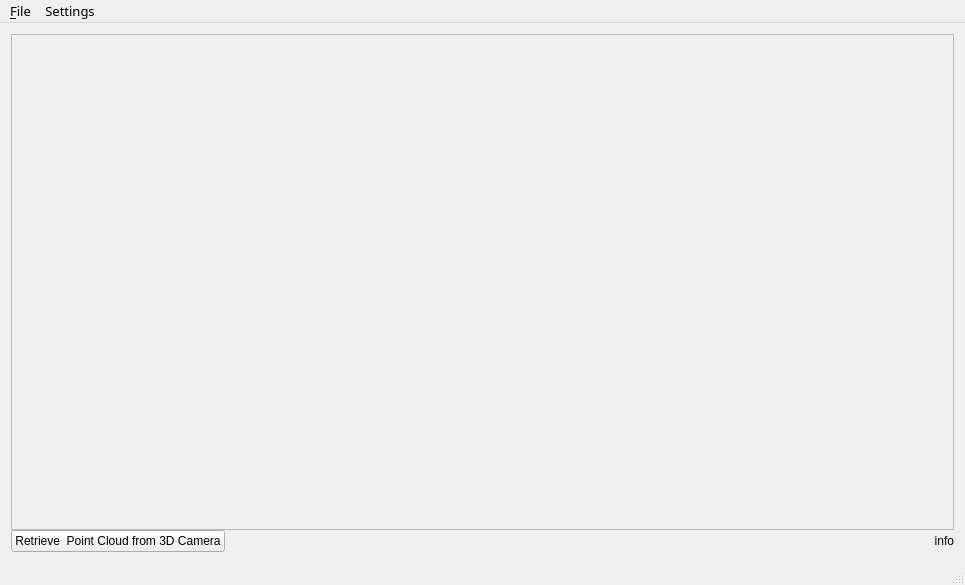
<?xml version="1.0" encoding="UTF-8"?>
<ui version="4.0">
 <class>MainWindow</class>
 <widget class="QMainWindow" name="MainWindow">
  <property name="geometry">
   <rect>
    <x>0</x>
    <y>0</y>
    <width>965</width>
    <height>585</height>
   </rect>
  </property>
  <property name="windowTitle">
   <string>MainWindow</string>
  </property>
  <property name="toolButtonStyle">
   <enum>Qt::ToolButtonTextOnly</enum>
  </property>
  <property name="unifiedTitleAndToolBarOnMac">
   <bool>false</bool>
  </property>
  <widget class="QWidget" name="centralWidget">
   <layout class="QGridLayout" name="gridLayout">
    <item row="0" column="0">
     <layout class="QVBoxLayout" name="verticalLayout">
      <property name="spacing">
       <number>0</number>
      </property>
      <item>
       <widget class="QFrame" name="frame">
        <property name="sizePolicy">
         <sizepolicy hsizetype="Expanding" vsizetype="Expanding">
          <horstretch>0</horstretch>
          <verstretch>0</verstretch>
         </sizepolicy>
        </property>
        <property name="frameShape">
         <enum>QFrame::StyledPanel</enum>
        </property>
        <property name="frameShadow">
         <enum>QFrame::Raised</enum>
        </property>
        <property name="lineWidth">
         <number>0</number>
        </property>
       </widget>
      </item>
      <item>
       <layout class="QHBoxLayout" name="horizontalLayout" stretch="0,0,9">
        <item>
         <widget class="QPushButton" name="pushButton">
          <property name="text">
           <string>Retrieve  Point Cloud from 3D Camera</string>
          </property>
         </widget>
        </item>
        <item>
         <spacer name="horizontalSpacer">
          <property name="orientation">
           <enum>Qt::Horizontal</enum>
          </property>
          <property name="sizeHint" stdset="0">
           <size>
            <width>40</width>
            <height>20</height>
           </size>
          </property>
         </spacer>
        </item>
        <item>
         <widget class="QLabel" name="label">
          <property name="text">
           <string>info</string>
          </property>
          <property name="alignment">
           <set>Qt::AlignRight|Qt::AlignTrailing|Qt::AlignVCenter</set>
          </property>
          <property name="margin">
           <number>1</number>
          </property>
         </widget>
        </item>
       </layout>
      </item>
     </layout>
    </item>
   </layout>
  </widget>
  <widget class="QMenuBar" name="menuBar">
   <property name="geometry">
    <rect>
     <x>0</x>
     <y>0</y>
     <width>965</width>
     <height>24</height>
    </rect>
   </property>
   <property name="font">
    <font>
     <family>Sans Serif</family>
     <pointsize>10</pointsize>
    </font>
   </property>
   <widget class="QMenu" name="menuFile">
    <property name="font">
     <font>
      <family>Adobe Courier</family>
      <pointsize>10</pointsize>
     </font>
    </property>
    <property name="title">
     <string>&amp;File</string>
    </property>
    <addaction name="actionOpen"/>
    <addaction name="actionConnect_to_Camera"/>
    <addaction name="actionClean"/>
    <addaction name="separator"/>
    <addaction name="actionQuit"/>
   </widget>
   <widget class="QMenu" name="menuSettings">
    <property name="title">
     <string>Settings</string>
    </property>
    <addaction name="actionSet_Points_Size"/>
    <addaction name="actionSet_Points_Color"/>
    <addaction name="actionSet_Background_Color"/>
    <addaction name="actionShow_Coordinate"/>
   </widget>
   <addaction name="menuFile"/>
   <addaction name="menuSettings"/>
  </widget>
  <widget class="QStatusBar" name="statusBar"/>
  <action name="actionOpen">
   <property name="text">
    <string>&amp;Open Local File</string>
   </property>
   <property name="font">
    <font>
     <family>Sans Serif</family>
     <pointsize>10</pointsize>
    </font>
   </property>
   <property name="shortcut">
    <string>F2</string>
   </property>
  </action>
  <action name="actionQuit">
   <property name="text">
    <string>&amp;Quit</string>
   </property>
   <property name="font">
    <font>
     <family>Sans Serif</family>
     <pointsize>10</pointsize>
    </font>
   </property>
   <property name="shortcut">
    <string>Ctrl+W</string>
   </property>
  </action>
  <action name="actionClean">
   <property name="text">
    <string>&amp;Clean scene</string>
   </property>
   <property name="font">
    <font>
     <family>Sans Serif</family>
     <pointsize>10</pointsize>
    </font>
   </property>
   <property name="shortcut">
    <string>Del</string>
   </property>
  </action>
  <action name="actionConnect_to_Camera">
   <property name="text">
    <string>Connect to Camera</string>
   </property>
   <property name="shortcut">
    <string>F3</string>
   </property>
  </action>
  <action name="actionSet_Points_Color">
   <property name="text">
    <string>Set Points Color</string>
   </property>
  </action>
  <action name="actionSet_Background_Color">
   <property name="text">
    <string>Set Background Color</string>
   </property>
  </action>
  <action name="actionShow_Coordinate">
   <property name="text">
    <string>Show Coordinator</string>
   </property>
  </action>
  <action name="actionSet_Points_Size">
   <property name="text">
    <string>Set Points Size</string>
   </property>
  </action>
 </widget>
 <layoutdefault spacing="6" margin="11"/>
 <resources/>
 <connections/>
</ui>
